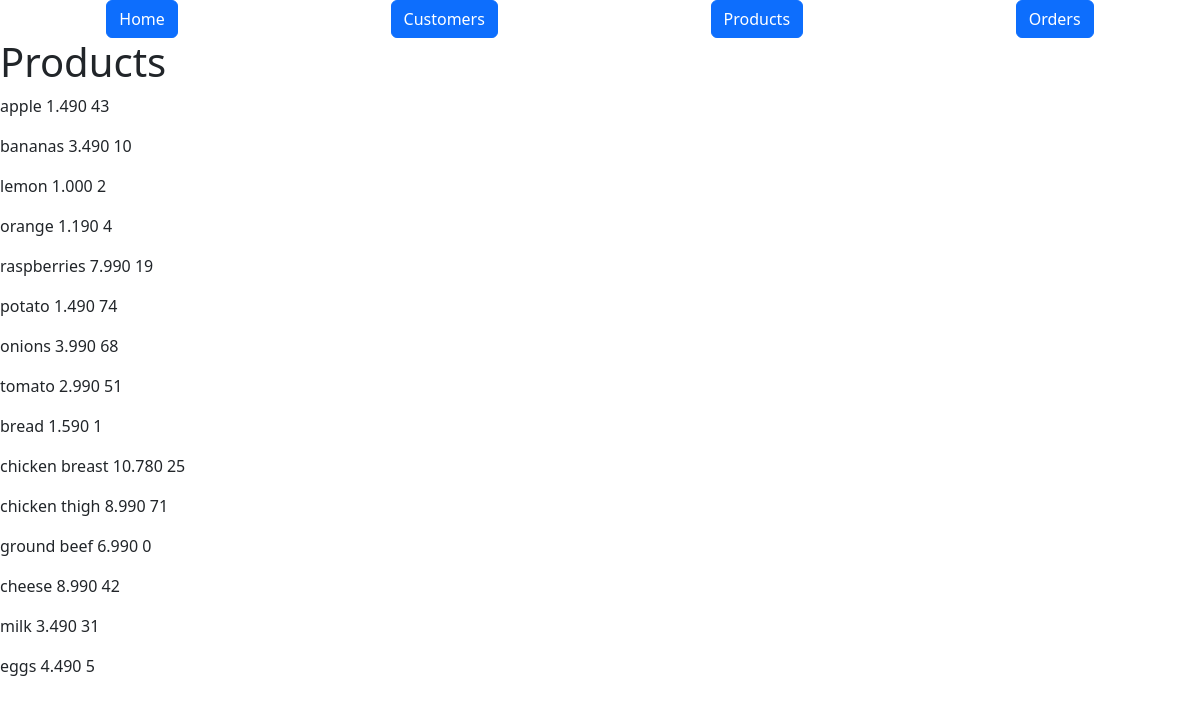
/products, run on an earlier commit of the app's database.
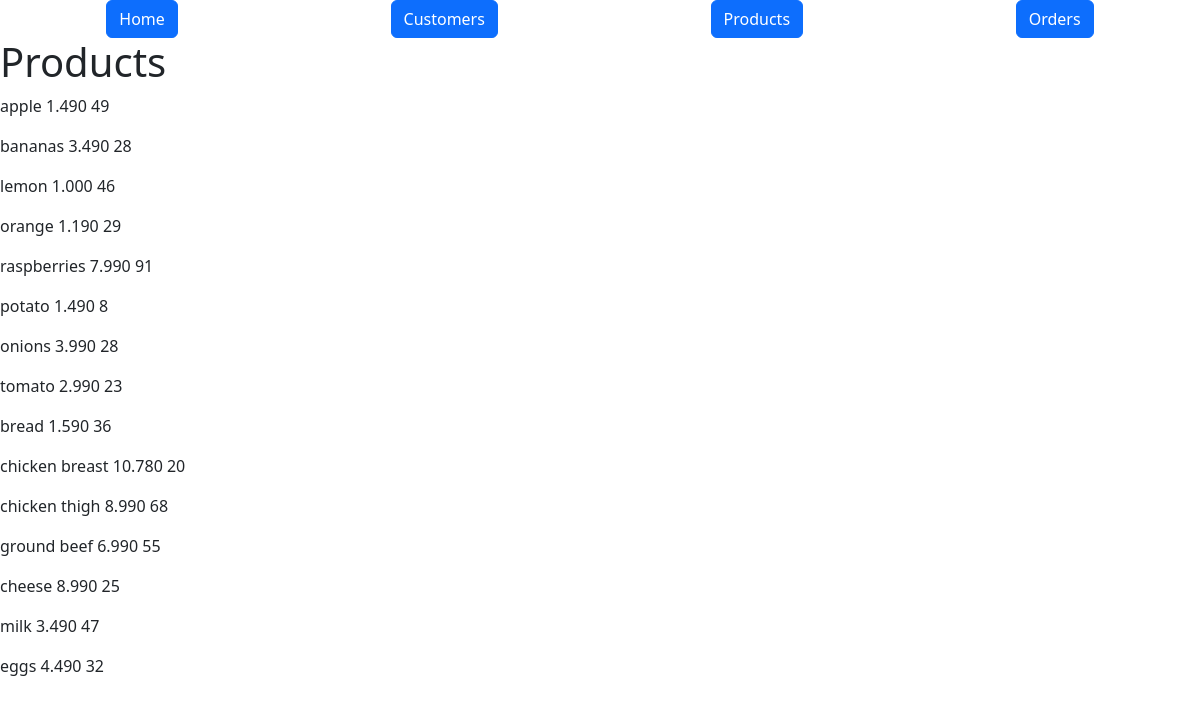
And on a later commit of the database.
### models.py (models this page shows)
class Products(db.Model):
    id = mapped_column(Integer, primary_key=True)
    name = mapped_column(String(200), nullable=False)
    price = mapped_column(DECIMAL(10, 3), nullable=False)
    available = mapped_column(Integer, default=0)
    orders = relationship("ProductOrder")

### routes/html_bp.py (the view)
@htmls_bp.route("/products")
def products_info():
    statement = db.select(Products)
    records = db.session.execute(statement)
    results = records.scalars()
    return render_template("products.html", products=results)

### templates/products.html
{% extends "base.html" %}
{% block content %}
<h1>Products</h1>
{% for product in products %}
<p>
    <span>{{ product.name }}</span>
    <span>{{ product.price }}</span>
    <span>{{ product.available }}</span>
</p>
{% endfor %}
{% endblock %}

### templates/base.html (shortened to what this page needs)
<!doctype html>
<html lang="en">
    <head>
        <link href="https://cdn.jsdelivr.net/npm/bootstrap@5.3.3/dist/css/bootstrap.min.css" rel="stylesheet">
    </head>
    <body>
        <nav class="d-flex justify-content-around">
            <a class="btn btn-primary" href='{{url_for("html.home")}}'>Home</a>
            <a class="btn btn-primary" href='{{url_for("html.customers_info")}}'>Customers</a>
            <a class="btn btn-primary" href='{{url_for("html.products_info")}}'>Products</a>
            <a class="btn btn-primary" href='{{url_for("html.orders")}}'>Orders</a>
        </nav>
        {% block content %}
        {% endblock %}
    </body>
    </html>

What changed in the data, as far as the page shows it:
changed Products "apple": available "43" → "49"
changed Products "bananas": available "10" → "28"
changed Products "lemon": available "2" → "46"
changed Products "orange": available "4" → "29"
changed Products "raspberries": available "19" → "91"
changed Products "potato": available "74" → "8"
changed Products "onions": available "68" → "28"
changed Products "tomato": available "51" → "23"
changed Products "bread": available "1" → "36"
changed Products "chicken breast": available "25" → "20"
changed Products "chicken thigh": available "71" → "68"
changed Products "ground beef": available "0" → "55"
changed Products "cheese": available "42" → "25"
changed Products "milk": available "31" → "47"
changed Products "eggs": available "5" → "32"
